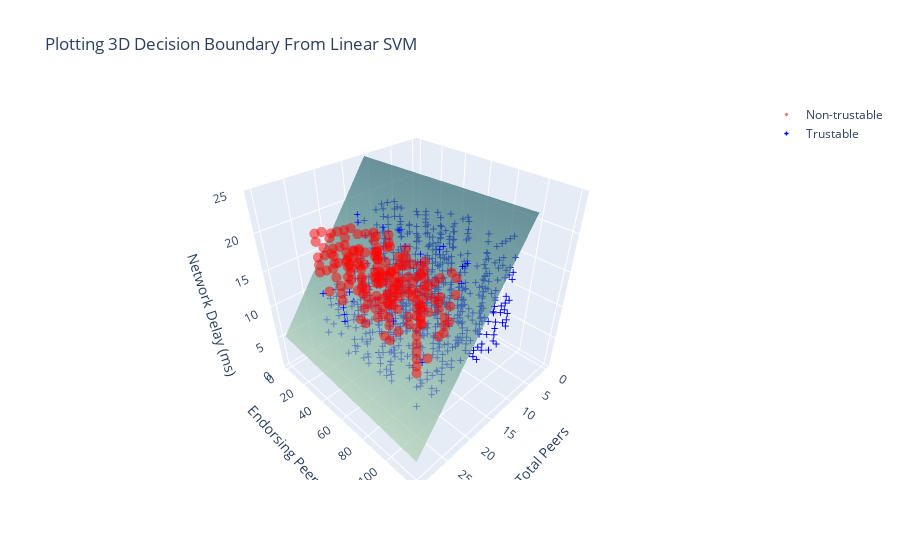

Source (notebook cell):
### Code cell
svc = SVC(kernel='linear')
svc.fit(X, Y)

# The equation of the separating plane is given by all x so that np.dot(svc.coef_[0], x) + b = 0.
# Solve for w3 (z)
z = lambda x,y: (-svc.intercept_[0]-svc.coef_[0][0]*x -svc.coef_[0][1]*y) / svc.coef_[0][2]


#tmp1 = np.linspace(0,100)
#tmp = np.linspace(-2,2,51)
tmp = np.linspace(0,120)
tmp1 = np.linspace(0,30)
#tmp = np.linspace(-2,2,51)
x,y = np.meshgrid(tmp1,tmp)

#fig = plt.figure() 
fig = go.FigureWidget()

fig.add_surface(x=x, y=y, z=z(x,y),colorscale='darkmint',opacity = 0.7, showscale=False)
fig.add_scatter3d(x=X[Y==0,0], y=X[Y==0,1], z=X[Y==0,2], mode='markers',marker_symbol='circle', marker={'color': 'red','size':3.5,'opacity':0.5}, name = "Non-trustable")
fig.add_scatter3d(x=X[Y==1,0], y=X[Y==1,1], z=X[Y==1,2], mode='markers', marker_symbol='cross',marker={'color': 'blue','size':3.5}, name = "Trustable")
fig.update_layout(title='Plotting 3D Decision Boundary From Linear SVM',scene_aspectmode='cube',
scene ={'xaxis':{'title': 'Total Peers',},
'yaxis':{'title': 'Endorsing Peers(%)'},
'zaxis':{'title': 'Network Delay (ms)','range': [0,25],'dtick': 5}})

fig.update_xaxes(
        title_font = {"size": 15}
        )
fig.show()

### Figure 1 — Plotly figure (JSON) as saved in the notebook; plotly's stock layout.template omitted (floating-point values rounded to 4 significant figures; data arrays with more than 128 entries replaced by an {"elided": "..."} marker saying what was removed)
{"data": [{"colorscale": [[0, "rgb(210, 251, 212)"], [0.1667, "rgb(165, 219, 194)"], [0.3333, "rgb(123, 188, 176)"], [0.5, "rgb(85, 156, 158)"], [0.6667, "rgb(58, 124, 137)"], [0.8333, "rgb(35, 93, 114)"], [1, "rgb(18, 63, 90)"]], "opacity": 0.7, "showscale": false, "type": "surface", "uid": "eb978c57-dcd9-4a9f-a46d-96a3c34baf9a", "x": {"elided": "50x50 float values"}, "y": {"elided": "50x50 float values"}, "z": {"elided": "50x50 float values"}}, {"marker": {"color": "red", "opacity": 0.5, "size": 3.5, "symbol": "circle"}, "mode": "markers", "name": "Non-trustable", "type": "scatter3d", "uid": "270ffdb4-962d-4511-ad64-1d12f97d11e1", "x": {"elided": "191 int values"}, "y": {"elided": "191 int values"}, "z": {"elided": "191 int values"}}, {"marker": {"color": "blue", "size": 3.5, "symbol": "cross"}, "mode": "markers", "name": "Trustable", "type": "scatter3d", "uid": "dc14255f-fd9d-4092-8d56-c9064dc097f2", "x": {"elided": "728 int values"}, "y": {"elided": "728 float values"}, "z": {"elided": "728 int values"}}], "layout": {"scene": {"aspectmode": "cube", "xaxis": {"title": {"text": "Total Peers"}}, "yaxis": {"title": {"text": "Endorsing Peers(%)"}}, "zaxis": {"dtick": 5, "range": [0, 25], "title": {"text": "Network Delay (ms)"}}}, "title": {"text": "Plotting 3D Decision Boundary From Linear SVM"}, "xaxis": {"title": {"font": {"size": 15}}}}}
